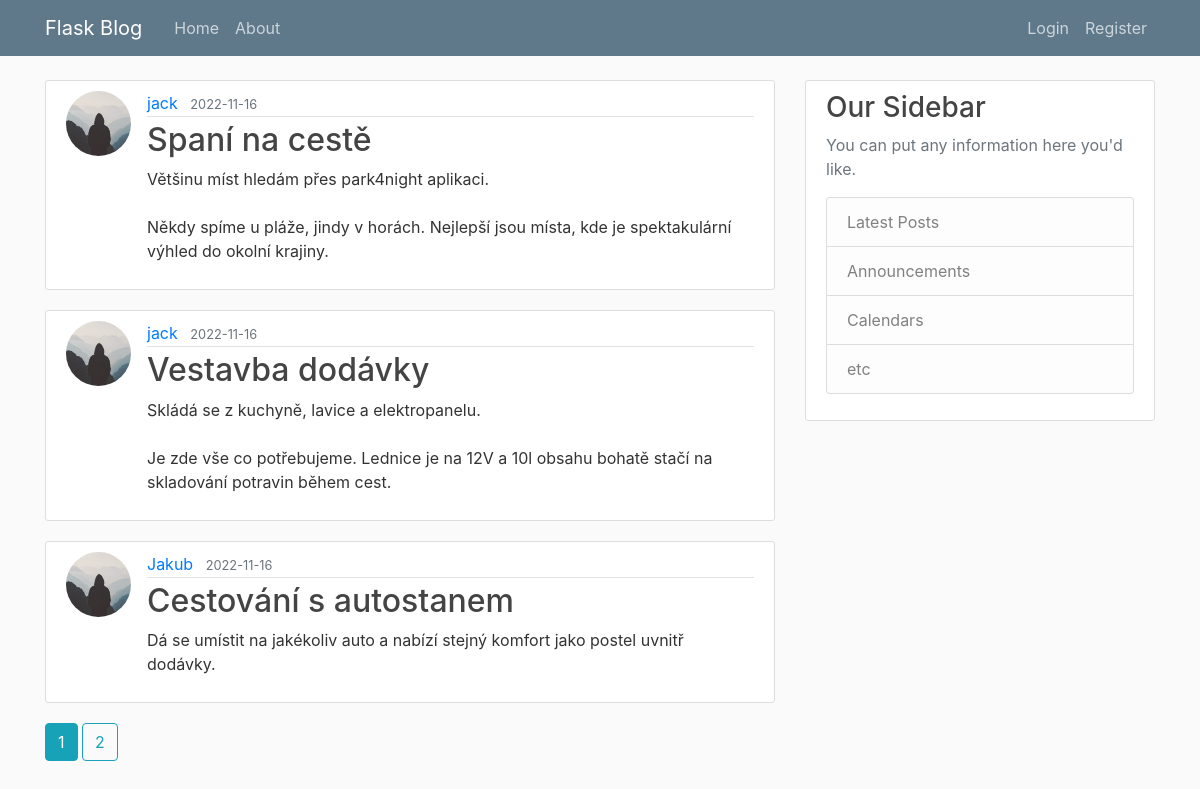
Page /home on the earlier database version.
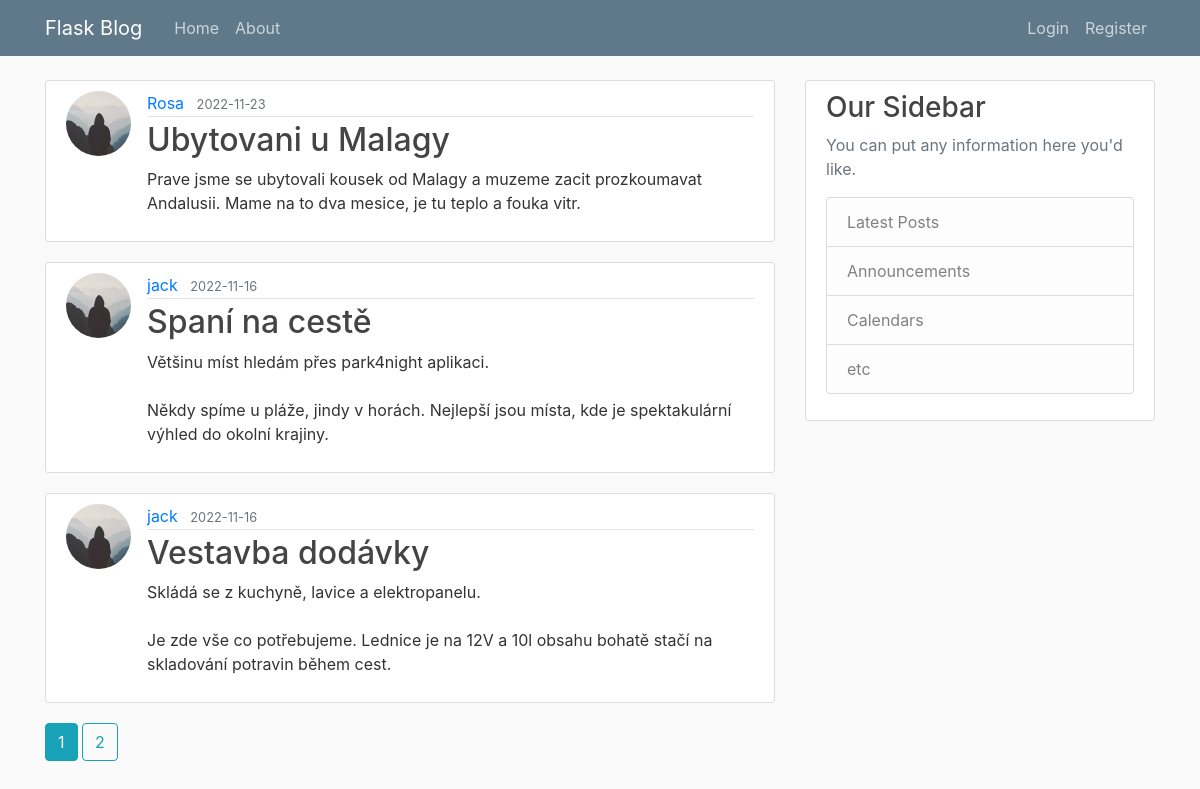
Same page on the later database version.
### travelblog/models.py (models this page shows, shortened)
class Post(db.Model):
    id = db.Column(db.Integer, primary_key=True)
    title = db.Column(db.String(100), nullable = False)
    date_posted = db.Column(db.DateTime, nullable = False, default = datetime.utcnow)
    content = db.Column(db.Text, nullable = False)
    user_id = db.Column(db.Integer, db.ForeignKey('user.id'), nullable = False)

class User(db.Model, UserMixin):
    id = db.Column(db.Integer, primary_key=True)
    username = db.Column(db.String(20), unique=True, nullable = False)
    email = db.Column(db.String(120), unique=True, nullable = False)
    image_file = db.Column(db.String(20), nullable = False, default ='default.jpg')
    password = db.Column(db.String(60), nullable = False)
    posts = db.relationship('Post', backref='author', lazy=True)

### travelblog/routes.py (the view)
@app.route('/')
@app.route('/home')
def home():
    page = request.args.get('page', 1, type=int)
    posts = Post.query.order_by(Post.date_posted.desc()).paginate(page=page, per_page=3)
    return render_template ('home.html', posts = posts)

### travelblog/templates/home.html
{% extends "layout.html" %}
{% block content %}
	{% for post in posts.items %}
		<article class="media content-section">
			<img class="rounded-circle article-img" src="{{ url_for('static', filename='profile_pics/' + post.author.image_file) }}">
		  <div class="media-body">
		    <div class="article-metadata">
		      <a class="mr-2" href="#">{{ post.author.username }}</a>
		      <small class="text-muted">{{ post.date_posted.strftime('%Y-%m-%d') }}</small>
		    </div>
		    <h2><a class="article-title" href="{{ url_for('post', post_id = post.id) }}">{{ post.title }}</a></h2>
		    <p class="article-content">{{ post.content }}</p>
		  </div>
		</article>
	{% endfor %}
	{% for page_num in posts.iter_pages(left_edge=1, right_edge=1, left_current=1, right_current=2) %}
		{% if page_num %}
			{% if posts.page == page_num %}
				<a class="btn btn-info mb-4" href="{{ url_for('home', page=page_num) }}">{{page_num}}</a>
			{% else %}
				<a class="btn btn-outline-info mb-4" href="{{ url_for('home', page=page_num) }}">{{page_num}}</a>
			{% endif %}
		{% else %}
			...
		{% endif %}
	{% endfor %}
{% endblock content %}

### travelblog/templates/layout.html (shortened to what this page needs)
<!DOCTYPE html>
<html>
<head>
    <link rel="stylesheet" href="https://cdn.jsdelivr.net/npm/bootstrap@4.3.1/dist/css/bootstrap.min.css">
    <link rel="stylesheet" type = "text/css" href= "{{ url_for('static', filename= 'main.css') }}">
</head>
<body>
	<header class="site-header">
	  <nav class="navbar navbar-expand-md navbar-dark bg-steel fixed-top">
	    <div class="container">
	      <a class="navbar-brand mr-4" href="/">Flask Blog</a>
	      <div class="collapse navbar-collapse" id="navbarToggle">
	        <div class="navbar-nav mr-auto">
	          <a class="nav-item nav-link" href="{{ url_for ('home') }}">Home</a>
	          <a class="nav-item nav-link" href="{{ url_for ('about') }}">About</a>
	        </div>
	        <div class="navbar-nav">
	        	{% if current_user.is_authenticated %}
	        		<a class="nav-item nav-link" href="{{ url_for ('new_post') }}">New Post</a>
	        		<a class="nav-item nav-link" href="{{ url_for ('account') }}">Account</a>
	        		<a class="nav-item nav-link" href="{{ url_for ('logout') }}">Logout</a>
	        	{% else %}
	          <a class="nav-item nav-link" href="{{ url_for ('login') }}">Login</a>
	          <a class="nav-item nav-link" href="{{ url_for ('register') }}">Register</a>
	          {% endif %}
	        </div>
	      </div>
	    </div>
	  </nav>
	</header>
	<main role="main" class="container">
	  <div class="row">
	    <div class="col-md-8">
	    	{% block content %}{% endblock %}
	    </div>
	    <div class="col-md-4">
	      <div class="content-section">
	        <h3>Our Sidebar</h3>
	        <p class='text-muted'>You can put any information here you'd like.
	          <ul class="list-group">
	            <li class="list-group-item list-group-item-light">Latest Posts</li>
	            <li class="list-group-item list-group-item-light">Announcements</li>
	            <li class="list-group-item list-group-item-light">Calendars</li>
	            <li class="list-group-item list-group-item-light">etc</li>
	          </ul>
	        </p>
	      </div>
	    </div>
	  </div>
	</main>
</body>
</html>

### travelblog/static/main.css (style rules this page uses)
body { background: #fafafa; color: #333333; margin-top: 5rem; }
h1, h2, h3, h4, h5, h6 { color: #444444; }
.bg-steel { background-color: #5f788a; }
.site-header .navbar-nav .nav-link { color: #cbd5db; }
.content-section { background: #ffffff; padding: 10px 20px; border: 1px solid #dddddd; border-radius: 3px; margin-bottom: 20px; }
.article-title { color: #444444; }
.article-content { white-space: pre-line; }
.article-img { height: 65px; width: 65px; margin-right: 16px; }
.article-metadata { padding-bottom: 1px; margin-bottom: 4px; border-bottom: 1px solid #e3e3e3 }

Differences in the rows shown:
no longer on this page (row unchanged): Post: image_file (placeholder picture), author.username "Jakub", date_posted "2022-11-16", title "Cestování s autostanem", content "Dá se umístit na jakékoliv auto a nabízí stejný komfort jako postel uvnitř dodávky."
added Post: image_file (placeholder picture), author.username "Rosa", date_posted "2022-11-23", title "Ubytovani u Malagy", content "Prave jsme se ubytovali kousek od Malagy a muzeme zacit prozkoumavat Andalusii. Mame na to dva mesice, je tu teplo a fouka vitr."
